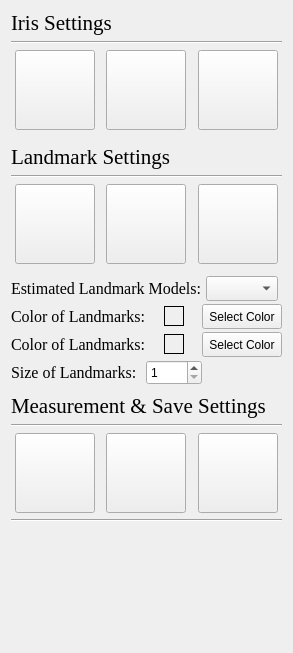
        <widget class="QWidget" name="tab_4">
         <attribute name="title">
          <string>Settings</string>
         </attribute>
         <layout class="QVBoxLayout" name="verticalLayout_2">
          <item>
           <layout class="QGridLayout" name="gridLayout_5">
            <property name="horizontalSpacing">
             <number>4</number>
            </property>
            <item row="10" column="2" colspan="3">
             <widget class="QLabel" name="label_7">
              <property name="font">
               <font>
                <family>Times New Roman</family>
                <pointsize>16</pointsize>
               </font>
              </property>
              <property name="text">
               <string>Measurement &amp; Save Settings</string>
              </property>
             </widget>
            </item>
            <item row="7" column="4" alignment="Qt::AlignHCenter">
             <widget class="QPushButton" name="adjustMidlineButton">
              <property name="sizePolicy">
               <sizepolicy hsizetype="Fixed" vsizetype="Fixed">
                <horstretch>0</horstretch>
                <verstretch>0</verstretch>
               </sizepolicy>
              </property>
              <property name="minimumSize">
               <size>
                <width>80</width>
                <height>80</height>
               </size>
              </property>
              <property name="maximumSize">
               <size>
                <width>80</width>
                <height>80</height>
               </size>
              </property>
              <property name="styleSheet">
               <string notr="true">QPushButton {
		image: url(/Users/kee_b/OneDrive/바탕 화면/Untitled-9.jpg)
}
</string>
              </property>
              <property name="text">
               <string/>
              </property>
              <property name="icon">
               <iconset>
                <normaloff>Untitled-9.jpg</normaloff>Untitled-9.jpg</iconset>
              </property>
              <property name="iconSize">
               <size>
                <width>75</width>
                <height>75</height>
               </size>
              </property>
              <property name="checkable">
               <bool>true</bool>
              </property>
             </widget>
            </item>
            <item row="3" column="4" alignment="Qt::AlignHCenter">
             <widget class="QPushButton" name="matchEyesLtoRButton">
              <property name="sizePolicy">
               <sizepolicy hsizetype="Fixed" vsizetype="Fixed">
                <horstretch>0</horstretch>
                <verstretch>0</verstretch>
               </sizepolicy>
              </property>
              <property name="minimumSize">
               <size>
                <width>80</width>
                <height>80</height>
               </size>
              </property>
              <property name="maximumSize">
               <size>
                <width>80</width>
                <height>80</height>
               </size>
              </property>
              <property name="styleSheet">
               <string notr="true">QPushButton {
		image: url(/Users/kee_b/OneDrive/바탕 화면/Untitled-19.jpg)
}</string>
              </property>
              <property name="text">
               <string/>
              </property>
              <property name="icon">
               <iconset>
                <normaloff>Untitled-19.jpg</normaloff>Untitled-19.jpg</iconset>
              </property>
              <property name="iconSize">
               <size>
                <width>75</width>
                <height>75</height>
               </size>
              </property>
             </widget>
            </item>
            <item row="0" column="2" colspan="3">
             <widget class="QLabel" name="label_20">
              <property name="sizePolicy">
               <sizepolicy hsizetype="Preferred" vsizetype="Maximum">
                <horstretch>0</horstretch>
                <verstretch>0</verstretch>
               </sizepolicy>
              </property>
              <property name="font">
               <font>
                <family>Times New Roman</family>
                <pointsize>16</pointsize>
               </font>
              </property>
              <property name="text">
               <string>Iris Settings</string>
              </property>
             </widget>
            </item>
            <item row="3" column="2" alignment="Qt::AlignHCenter">
             <widget class="QPushButton" name="importEyesButton">
              <property name="sizePolicy">
               <sizepolicy hsizetype="Fixed" vsizetype="Fixed">
                <horstretch>0</horstretch>
                <verstretch>0</verstretch>
               </sizepolicy>
              </property>
              <property name="minimumSize">
               <size>
                <width>80</width>
                <height>80</height>
               </size>
              </property>
              <property name="maximumSize">
               <size>
                <width>80</width>
                <height>80</height>
               </size>
              </property>
              <property name="styleSheet">
               <string notr="true">QPushButton {
		image: url(/Users/kee_b/OneDrive/바탕 화면/Untitled-11.jpg)
}</string>
              </property>
              <property name="text">
               <string/>
              </property>
              <property name="icon">
               <iconset>
                <normaloff>Untitled-11.jpg</normaloff>Untitled-11.jpg</iconset>
              </property>
              <property name="iconSize">
               <size>
                <width>75</width>
                <height>75</height>
               </size>
              </property>
             </widget>
            </item>
            <item row="11" column="2" colspan="3">
             <widget class="Line" name="line_14">
              <property name="orientation">
               <enum>Qt::Horizontal</enum>
              </property>
             </widget>
            </item>
            <item row="4" column="2" colspan="3">
             <widget class="Line" name="line_7">
              <property name="lineWidth">
               <number>0</number>
              </property>
              <property name="orientation">
               <enum>Qt::Horizontal</enum>
              </property>
             </widget>
            </item>
            <item row="6" column="2" colspan="3">
             <widget class="Line" name="line_8">
              <property name="orientation">
               <enum>Qt::Horizontal</enum>
              </property>
             </widget>
            </item>
            <item row="5" column="2" colspan="3">
             <widget class="QLabel" name="label_18">
              <property name="sizePolicy">
               <sizepolicy hsizetype="Preferred" vsizetype="Maximum">
                <horstretch>0</horstretch>
                <verstretch>0</verstretch>
               </sizepolicy>
              </property>
              <property name="font">
               <font>
                <family>Times New Roman</family>
                <pointsize>16</pointsize>
               </font>
              </property>
              <property name="text">
               <string>Landmark Settings</string>
              </property>
             </widget>
            </item>
            <item row="7" column="3" alignment="Qt::AlignHCenter">
             <widget class="QPushButton" name="removeDotButton">
              <property name="sizePolicy">
               <sizepolicy hsizetype="Fixed" vsizetype="Fixed">
                <horstretch>0</horstretch>
                <verstretch>0</verstretch>
               </sizepolicy>
              </property>
              <property name="minimumSize">
               <size>
                <width>80</width>
                <height>80</height>
               </size>
              </property>
              <property name="maximumSize">
               <size>
                <width>80</width>
                <height>80</height>
               </size>
              </property>
              <property name="styleSheet">
               <string notr="true">QPushButton {
		image: url(/Users/kee_b/OneDrive/바탕 화면/Untitled-16.jpg)
}</string>
              </property>
              <property name="text">
               <string/>
              </property>
              <property name="icon">
               <iconset>
                <normaloff>Untitled-16.jpg</normaloff>Untitled-16.jpg</iconset>
              </property>
              <property name="iconSize">
               <size>
                <width>75</width>
                <height>75</height>
               </size>
              </property>
              <property name="checkable">
               <bool>false</bool>
              </property>
             </widget>
            </item>
            <item row="7" column="2" alignment="Qt::AlignHCenter">
             <widget class="QPushButton" name="addDotsButton">
              <property name="sizePolicy">
               <sizepolicy hsizetype="Fixed" vsizetype="Fixed">
                <horstretch>0</horstretch>
                <verstretch>0</verstretch>
               </sizepolicy>
              </property>
              <property name="minimumSize">
               <size>
                <width>80</width>
                <height>80</height>
               </size>
              </property>
              <property name="maximumSize">
               <size>
                <width>80</width>
                <height>80</height>
               </size>
              </property>
              <property name="styleSheet">
               <string notr="true">QPushButton {
		image: url(/Users/kee_b/OneDrive/바탕 화면/Untitled-10.jpg)
}</string>
              </property>
              <property name="text">
               <string/>
              </property>
              <property name="icon">
               <iconset>
                <normaloff>Untitled-10.jpg</normaloff>Untitled-10.jpg</iconset>
              </property>
              <property name="iconSize">
               <size>
                <width>75</width>
                <height>75</height>
               </size>
              </property>
              <property name="checkable">
               <bool>true</bool>
              </property>
             </widget>
            </item>
            <item row="2" column="2" colspan="3">
             <widget class="Line" name="line_6">
              <property name="orientation">
               <enum>Qt::Horizontal</enum>
              </property>
             </widget>
            </item>
            <item row="13" column="2" colspan="3">
             <widget class="Line" name="line_15">
              <property name="orientation">
               <enum>Qt::Horizontal</enum>
              </property>
             </widget>
            </item>
            <item row="12" column="4" alignment="Qt::AlignHCenter">
             <widget class="QPushButton" name="saveSettingButton">
              <property name="sizePolicy">
               <sizepolicy hsizetype="Fixed" vsizetype="Fixed">
                <horstretch>0</horstretch>
                <verstretch>0</verstretch>
               </sizepolicy>
              </property>
              <property name="minimumSize">
               <size>
                <width>80</width>
                <height>80</height>
               </size>
              </property>
              <property name="maximumSize">
               <size>
                <width>80</width>
                <height>80</height>
               </size>
              </property>
              <property name="styleSheet">
               <string notr="true">QPushButton {
		image: url(/Users/kee_b/OneDrive/바탕 화면/Untitled-3.jpg)
}
</string>
              </property>
              <property name="text">
               <string/>
              </property>
              <property name="icon">
               <iconset>
                <normaloff>Untitled-3.jpg</normaloff>Untitled-3.jpg</iconset>
              </property>
              <property name="iconSize">
               <size>
                <width>75</width>
                <height>75</height>
               </size>
              </property>
             </widget>
            </item>
            <item row="12" column="3" alignment="Qt::AlignHCenter">
             <widget class="QPushButton" name="metricsSettingButton">
              <property name="sizePolicy">
               <sizepolicy hsizetype="Fixed" vsizetype="Fixed">
                <horstretch>0</horstretch>
                <verstretch>0</verstretch>
               </sizepolicy>
              </property>
              <property name="minimumSize">
               <size>
                <width>80</width>
                <height>80</height>
               </size>
              </property>
              <property name="maximumSize">
               <size>
                <width>80</width>
                <height>80</height>
               </size>
              </property>
              <property name="styleSheet">
               <string notr="true">QPushButton {
		image: url(/Users/kee_b/OneDrive/바탕 화면/Untitled-13.jpg)
}
</string>
              </property>
              <property name="text">
               <string/>
              </property>
              <property name="icon">
               <iconset>
                <normaloff>Untitled-13.jpg</normaloff>Untitled-13.jpg</iconset>
              </property>
              <property name="iconSize">
               <size>
                <width>75</width>
                <height>75</height>
               </size>
              </property>
             </widget>
            </item>
            <item row="3" column="3" alignment="Qt::AlignHCenter">
             <widget class="QPushButton" name="matchEyesRtoLButton">
              <property name="sizePolicy">
               <sizepolicy hsizetype="Fixed" vsizetype="Fixed">
                <horstretch>0</horstretch>
                <verstretch>0</verstretch>
               </sizepolicy>
              </property>
              <property name="minimumSize">
               <size>
                <width>80</width>
                <height>80</height>
               </size>
              </property>
              <property name="maximumSize">
               <size>
                <width>80</width>
                <height>80</height>
               </size>
              </property>
              <property name="styleSheet">
               <string notr="true">QPushButton {
		image: url(/Users/kee_b/OneDrive/바탕 화면/Untitled-18.jpg)
}</string>
              </property>
              <property name="text">
               <string/>
              </property>
              <property name="icon">
               <iconset>
                <normaloff>Untitled-18.jpg</normaloff>Untitled-18.jpg</iconset>
              </property>
              <property name="iconSize">
               <size>
                <width>75</width>
                <height>75</height>
               </size>
              </property>
             </widget>
            </item>
            <item row="9" column="2" colspan="3">
             <layout class="QGridLayout" name="gridLayout_6">
              <item row="6" column="0">
               <widget class="QLabel" name="label_13">
                <property name="font">
                 <font>
                  <family>Times New Roman</family>
                  <pointsize>12</pointsize>
                 </font>
                </property>
                <property name="text">
                 <string>Color of Landmarks:</string>
                </property>
               </widget>
              </item>
              <item row="6" column="1" alignment="Qt::AlignHCenter">
               <widget class="QLabel" name="landmarkColorLabel2">
                <property name="minimumSize">
                 <size>
                  <width>20</width>
                  <height>20</height>
                 </size>
                </property>
                <property name="maximumSize">
                 <size>
                  <width>20</width>
                  <height>20</height>
                 </size>
                </property>
                <property name="styleSheet">
                 <string notr="true"/>
                </property>
                <property name="frameShape">
                 <enum>QFrame::Box</enum>
                </property>
                <property name="text">
                 <string/>
                </property>
               </widget>
              </item>
              <item row="1" column="3">
               <widget class="Line" name="line_11">
                <property name="lineWidth">
                 <number>0</number>
                </property>
                <property name="orientation">
                 <enum>Qt::Horizontal</enum>
                </property>
               </widget>
              </item>
              <item row="6" column="2" colspan="2">
               <widget class="QPushButton" name="landmarkColorButton2">
                <property name="minimumSize">
                 <size>
                  <width>0</width>
                  <height>25</height>
                 </size>
                </property>
                <property name="maximumSize">
                 <size>
                  <width>16777215</width>
                  <height>25</height>
                 </size>
                </property>
                <property name="text">
                 <string>Select Color</string>
                </property>
               </widget>
              </item>
              <item row="3" column="0" colspan="4">
               <widget class="Line" name="line_12">
                <property name="lineWidth">
                 <number>0</number>
                </property>
                <property name="orientation">
                 <enum>Qt::Horizontal</enum>
                </property>
               </widget>
              </item>
              <item row="0" column="0" colspan="4">
               <widget class="Line" name="line_10">
                <property name="lineWidth">
                 <number>0</number>
                </property>
                <property name="orientation">
                 <enum>Qt::Horizontal</enum>
                </property>
               </widget>
              </item>
              <item row="4" column="0">
               <widget class="QLabel" name="label_12">
                <property name="font">
                 <font>
                  <family>Times New Roman</family>
                  <pointsize>12</pointsize>
                 </font>
                </property>
                <property name="text">
                 <string>Color of Landmarks:</string>
                </property>
               </widget>
              </item>
              <item row="8" column="0">
               <widget class="QLabel" name="label_19">
                <property name="font">
                 <font>
                  <family>Times New Roman</family>
                  <pointsize>12</pointsize>
                 </font>
                </property>
                <property name="text">
                 <string>Size of Landmarks:</string>
                </property>
               </widget>
              </item>
              <item row="8" column="1">
               <widget class="QSpinBox" name="landmarkSizeBox">
                <property name="minimumSize">
                 <size>
                  <width>0</width>
                  <height>25</height>
                 </size>
                </property>
                <property name="maximumSize">
                 <size>
                  <width>16777215</width>
                  <height>25</height>
                 </size>
                </property>
                <property name="minimum">
                 <number>1</number>
                </property>
               </widget>
              </item>
              <item row="1" column="0">
               <widget class="Line" name="line_20">
                <property name="lineWidth">
                 <number>0</number>
                </property>
                <property name="orientation">
                 <enum>Qt::Horizontal</enum>
                </property>
               </widget>
              </item>
              <item row="1" column="1">
               <widget class="Line" name="line_18">
                <property name="lineWidth">
                 <number>0</number>
                </property>
                <property name="orientation">
                 <enum>Qt::Horizontal</enum>
                </property>
               </widget>
              </item>
              <item row="1" column="2">
               <widget class="Line" name="line_19">
                <property name="lineWidth">
                 <number>0</number>
                </property>
                <property name="orientation">
                 <enum>Qt::Horizontal</enum>
                </property>
               </widget>
              </item>
              <item row="2" column="2" colspan="2" alignment="Qt::AlignHCenter">
               <widget class="QComboBox" name="modelComboBox">
                <property name="sizePolicy">
                 <sizepolicy hsizetype="Minimum" vsizetype="Fixed">
                  <horstretch>0</horstretch>
                  <verstretch>0</verstretch>
                 </sizepolicy>
                </property>
                <property name="minimumSize">
                 <size>
                  <width>0</width>
                  <height>25</height>
                 </size>
                </property>
                <property name="maximumSize">
                 <size>
                  <width>16777215</width>
                  <height>25</height>
                 </size>
                </property>
               </widget>
              </item>
              <item row="2" column="0" colspan="2">
               <widget class="QLabel" name="label_21">
                <property name="font">
                 <font>
                  <family>Times New Roman</family>
                  <pointsize>12</pointsize>
                 </font>
                </property>
                <property name="text">
                 <string>Estimated Landmark Models:</string>
                </property>
               </widget>
              </item>
              <item row="4" column="1" alignment="Qt::AlignHCenter">
               <widget class="QLabel" name="landmarkColorLabel">
                <property name="minimumSize">
                 <size>
                  <width>20</width>
                  <height>20</height>
                 </size>
                </property>
                <property name="maximumSize">
                 <size>
                  <width>20</width>
                  <height>20</height>
                 </size>
                </property>
                <property name="autoFillBackground">
                 <bool>false</bool>
                </property>
                <property name="styleSheet">
                 <string notr="true"/>
                </property>
                <property name="frameShape">
                 <enum>QFrame::Box</enum>
                </property>
                <property name="text">
                 <string/>
                </property>
               </widget>
              </item>
              <item row="5" column="0" colspan="4">
               <widget class="Line" name="line_21">
                <property name="lineWidth">
                 <number>0</number>
                </property>
                <property name="orientation">
                 <enum>Qt::Horizontal</enum>
                </property>
               </widget>
              </item>
              <item row="4" column="2" colspan="2">
               <widget class="QPushButton" name="landmarkColorButton">
                <property name="minimumSize">
                 <size>
                  <width>0</width>
                  <height>25</height>
                 </size>
                </property>
                <property name="maximumSize">
                 <size>
                  <width>16777215</width>
                  <height>25</height>
                 </size>
                </property>
                <property name="text">
                 <string>Select Color</string>
                </property>
               </widget>
              </item>
              <item row="7" column="0" colspan="4">
               <widget class="Line" name="line_22">
                <property name="lineWidth">
                 <number>0</number>
                </property>
                <property name="orientation">
                 <enum>Qt::Horizontal</enum>
                </property>
               </widget>
              </item>
              <item row="9" column="0" colspan="4">
               <widget class="Line" name="line_17">
                <property name="lineWidth">
                 <number>0</number>
                </property>
                <property name="orientation">
                 <enum>Qt::Horizontal</enum>
                </property>
               </widget>
              </item>
             </layout>
            </item>
            <item row="12" column="2" alignment="Qt::AlignHCenter">
             <widget class="QPushButton" name="pushButton_7">
              <property name="minimumSize">
               <size>
                <width>80</width>
                <height>80</height>
               </size>
              </property>
              <property name="maximumSize">
               <size>
                <width>80</width>
                <height>80</height>
               </size>
              </property>
              <property name="autoFillBackground">
               <bool>false</bool>
              </property>
              <property name="styleSheet">
               <string notr="true">QPushButton {
		image: url(/Users/kee_b/OneDrive/바탕 화면/Untitled-17.jpg)
}</string>
              </property>
              <property name="text">
               <string/>
              </property>
              <property name="icon">
               <iconset>
                <normaloff>Untitled-17.jpg</normaloff>Untitled-17.jpg</iconset>
              </property>
              <property name="iconSize">
               <size>
                <width>75</width>
                <height>75</height>
               </size>
              </property>
              <property name="checkable">
               <bool>false</bool>
              </property>
             </widget>
            </item>
           </layout>
          </item>
          <item>
           <spacer name="verticalSpacer_5">
            <property name="orientation">
             <enum>Qt::Vertical</enum>
            </property>
            <property name="sizeHint" stdset="0">
             <size>
              <width>20</width>
              <height>40</height>
             </size>
            </property>
           </spacer>
          </item>
          <item>
           <spacer name="verticalSpacer">
            <property name="orientation">
             <enum>Qt::Vertical</enum>
            </property>
            <property name="sizeHint" stdset="0">
             <size>
              <width>20</width>
              <height>40</height>
             </size>
            </property>
           </spacer>
          </item>
          <item>
           <spacer name="verticalSpacer_3">
            <property name="orientation">
             <enum>Qt::Vertical</enum>
            </property>
            <property name="sizeHint" stdset="0">
             <size>
              <width>20</width>
              <height>40</height>
             </size>
            </property>
           </spacer>
          </item>
         </layout>
        </widget>
